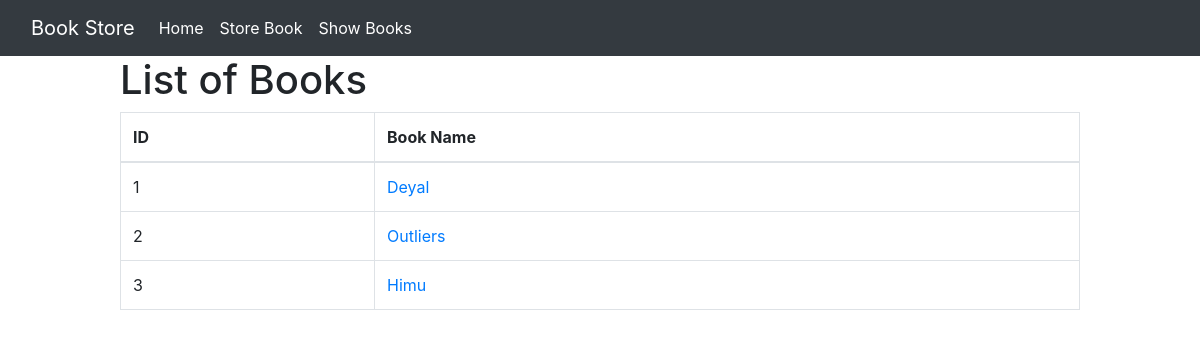
The page /show_books/ on the database as committed earlier.
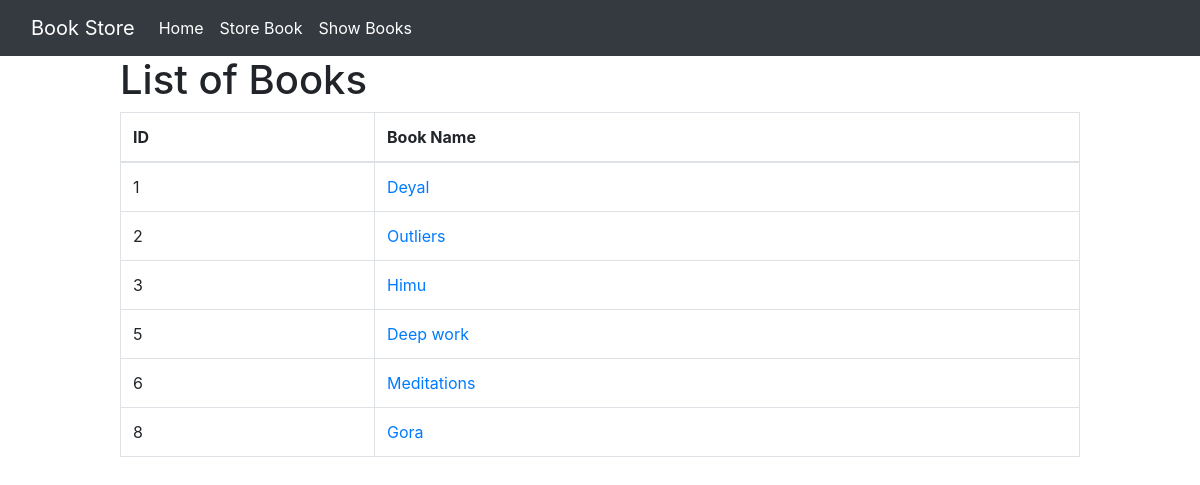
The same page on the database as committed later.
### book/models.py (models this page shows)
class BookStoreModel(models.Model):
    CATEGORY = (
    ('Mystery', 'Mystery'),
    ('Thriller', 'Thriller'),
    ('Sci-Fi', 'Sci-Fi'),
    ('Humor', 'Humor'),
    ('Horror', 'Horror'),
    )
    id = models.IntegerField(primary_key = True)
    book_name = models.CharField(max_length=30)
    author_name = models.CharField(max_length=30)
    category = models.CharField(max_length=30,choices = CATEGORY)
    first_pub = models.DateTimeField(auto_now_add = True)
    last_pub  = models.DateTimeField(auto_now=True)

### book/views.py (the view)
# urls.py: path('show_books/',views.BookListView.as_view(),name='show_books'),
class BookListView(ListView):
    model = BookStoreModel
    template_name ='show_book.html'
    context_object_name = 'booklist'
    ordering = ['id']  # desecnding ordering

### book/templates/show_book.html (shortened to what this page needs)
{% extends 'base.html' %}
{% block content %}
<div style="width:80%;margin:auto">
    {% if booklist %}
    <h1>List of Books</h1>
    <table class="table table-bordered">
        <thead>
          <tr>
            <th scope="col">ID</th>
            <th scope="col">Book Name</th>
          </tr>
        </thead>
        <tbody>
            {% for item in booklist %}
            <tr>
                <td>{{item.id}}</td>
                <td><a href="{% url 'book_details' id=item.id %}">{{item.book_name}}</a></td>
            </tr>
            {% endfor %}
        </tbody>
      </table>
    {% else %}
    <h3>No Data Available</h3>
    {% endif %}
</div>
{% endblock %}

### book/templates/base.html (shortened to what this page needs)
<!DOCTYPE html>
<html lang="en">
<head>
    <link rel="stylesheet" href="https://cdn.jsdelivr.net/npm/bootstrap@4.0.0/dist/css/bootstrap.min.css">
</head>
<body>
    <nav class="navbar navbar-expand-lg bg-dark">
        <div class="container-fluid text-white">
          <a class="navbar-brand text-white" href="#">Book Store</a>
          <div class="collapse navbar-collapse" id="navbarNavAltMarkup">
            <div class="navbar-nav text-white">
              <a class="nav-link active text-white" aria-current="page" href="#" >Home</a>
              <a class="nav-link text-white" href="{% url 'storebook' %}" text-white>Store Book</a>
              <a class="nav-link text-white" href="{% url 'show_books' %}" text-white>Show Books</a>
            </div>
          </div>
        </div>
      </nav>
    {% block content %} <p>Home page</p> {% endblock %}
</body>
</html>

Rows that differ between the two databases and show on the page:
added BookStoreModel: id "5", book_name "Deep work"
added BookStoreModel: id "6", book_name "Meditations"
added BookStoreModel: id "8", book_name "Gora"
